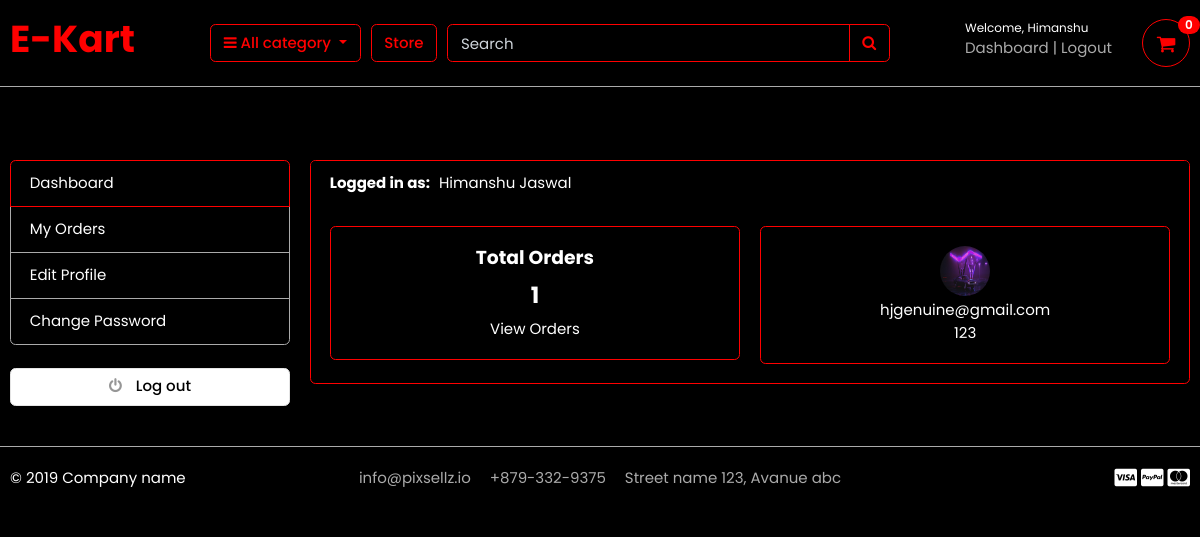
Screenshot of /accounts/dashboard/ (signed in) with the database file from the repository.
### accounts/models.py (models this page shows, shortened)
class Account(AbstractBaseUser):
    first_name = models.CharField(max_length=50)
    last_name = models.CharField(max_length=50)
    username = models.CharField(max_length=50, unique=True)
    email = models.EmailField(max_length=100, unique=True)
    phone_number = models.CharField(max_length=50)
    date_joined = models.DateTimeField(auto_now_add=True)
    last_login = models.DateTimeField(auto_now_add=True)
    is_admin = models.BooleanField(default=False)
    is_staff = models.BooleanField(default=False)
    is_active = models.BooleanField(default=False)
    is_superadmin = models.BooleanField(default=False)
    objects = MyAccountManager()
    USERNAME_FIELD = 'email'
    REQUIRED_FIELDS = ['first_name', 'last_name', 'username']

### accounts/views.py (the view)
# urls.py: path("dashboard/", views.dashboard, name="dashboard"),
@login_required(login_url = "account:login")
def dashboard(request):
    profile_pic = ""
    user_profile = UserProfile.objects.filter(user=request.user)
    if user_profile:
        user_profile = user_profile[0]
        if user_profile.profile_picture:
            profile_pic = user_profile.profile_picture.url
    order_cnt = Order.objects.filter(user=request.user, is_ordered=True).count()
    context = {"order_cnt": order_cnt, "profile_pic": profile_pic}
    return render(request, "accounts/dashboard.html", context)

### carts/context_processors.py (called while the page is built)
def get_items_count(request):
    if 'admin' in request.path:
        return {}
    cnt = 0
    try:
        cart = Cart.objects.get(cart_id=_cart_id(request))
        items = CartItem.objects.filter(cart=cart)
        for item in items:
            cnt += item.quantity
    except Cart.DoesNotExist:
        pass
    return {"items_count": cnt}

### carts/views.py (called while the page is built)
def _cart_id(request):
    cart = request.session.session_key
    if not cart:
        cart = request.session.create()
    return cart

### category/context_processors.py (called while the page is built)
def menu_links(request):
    return {"links": Category.objects.all()}

### category/models.py (called while the page is built)
    def get_url(self):
        return reverse("store:categorical_view", kwargs={"category_slug": self.slug})

    def __str__(self):
        return self.category_name

### templates/accounts/dashboard.html
{% extends 'base.html' %}
{% load static %}
{% block content %}
<section class="section-conten padding-y">
    <div class="container">
        <div class="row">
            {% include 'includes/dashboard_sidebar.html' %}
            <main class="col-md-9">
                <article class="card">
                    <header class="card-header" style="background-color: black">
                        <strong class="d-inline-block mr-3">Logged in as:</strong>
                        <span style="margin-left: -10px;">{{ user.first_name }} {{ user.last_name }}</span>
                    </header>
                    <div class="card-body">
                        <div class="row">
                            <div class="col-md-6">
                                <div class="card" style="text-align: center;">
                                    <div class="card-body">
                                        <h5 class="card-title">Total Orders</h5>
                                        <h4>{{ order_cnt }}</h4>
                                        <a href="{% url 'account:my_orders' %}">View Orders</a>
                                    </div>
                                </div>
                            </div>
                            <div class="col-md-6">
                                <div class="card" style="text-align: center;">
                                    <div class="card-body">
                                        <img src="{{ profile_pic }}" alt="" width="50" height="50" style="border-radius: 50%">
                                        <p class="mb-0 mt-1">{{ user.email }}</p>
                                        <p>{{ user.phone_number }}</p>
                                    </div>
                                </div>
                            </div>
                        </div>
                    </div>
</section>
{% endblock %}

### templates/includes/navbar.html (shortened to what this page needs)
{% load static %}
    <header class="section-header" id="header">
        <section class="header-main border-bottom">
            <div class="container">
        <div class="row align-items-center">
            <div class="col-lg-2 col-md-3 col-6">
                <a href="{% url 'homepage' %}" class="brand-wrap">
                    <h1 style="color: red">E-Kart</h1>
                </a>
            </div>
            <div class="col-lg col-sm col-md col-6 flex-grow-0">
                <div class="category-wrap dropdown d-inline-block float-right">
                    <button type="button" class="btn btn-outline-danger dropdown-toggle " data-toggle="dropdown">
                        <i class="fa fa-bars"></i> All category
                    </button>
                </div>
            </div>
            <a href="{% url 'store:store' %}" class="btn btn-outline-danger ">Store</a>
            <div class="col-lg  col-md-6 col-sm-12 col">
                <form action="{% url 'store:search' %}" class="search" method="get">
                    <div class="input-group w-100">
                        <input type="text" class="form-control input-text" style="width:60%; background: transparent; border: 1px solid red; color: white;" placeholder="Search" name="keyword">
                        <div class="input-group-append">
                          <button class="btn btn-outline-danger " type="submit">
                            <i class="fa fa-search"></i>
                          </button>
                        </div>
                    </div>
                </form>
            </div>
            <div class="col-lg-3 col-sm-6 col-8 order-2 order-lg-3">
                        <div class="d-flex justify-content-end mb-3 mb-lg-0">
                            {% if user.id is None %}
                            <div class="widget-header">
                                <small class="title text-white">Welcome guest!</small>
                                <div>
                                    <a href="{% url 'account:login' %}">Sign in</a> <span class="dark-transp"> | </span>
                                    <a href="{% url 'account:register' %}"> Register</a>
                                </div>
                            </div>
                            {% else %}
                            <div class="widget-header">
                                <small class="title text-white">Welcome, {{ user.first_name }}</small>
                                <div>
                                    <a href="{% url 'account:dashboard' %}">Dashboard</a>
                                    <span class="dark-transp"> | </span>
                                    <a href="{% url 'account:logout' %}">Logout</a>
                                </div>
                            </div>
                            {% endif %}
                            <a href="{% url 'cart:cart' %}" class="widget-header pl-3 ml-3">
                                <div class="icon icon-sm rounded-circle" id="cart" style="border: 1px solid red; color: red"><i class="fa fa-shopping-cart"></i></div>
                                <span class="badge badge-pill badge-danger notify" style="background: red">{{ items_count }}</span>
                            </a>
                        </div>
                    </div>
        </div>
            </div>
        </section>
    </header>

### static/css/ui.css (style rules this page uses)
html { font-size: 15px; }
body { background-color: black; }
button { outline: none!important; }
.icon-xs, .icon-sm, .icon-md, .icon-lg { display: inline-block; text-align: center; flex-shrink: 0; flex-grow: 0; }
.icon-sm { width: 48px; height: 48px; line-height: 48px !important; font-size: 20px; }
.padding-y { padding-top: 40px; padding-bottom: 40px; }
article:after, .form-group:after { display: block; clear: both; content: ""; }
#header { top: 0; left: 0; width: 100%; background: rgba(0, 0, 0, 0.5); box-shadow: 0 0 30px rgb(0 0 0 / 10%); backdrop-filter: blur(3px); position: fixed; z-index: 1; }
p:last-child { margin-bottom: 0; }
.header-main { position: relative; padding-top: 1rem; padding-bottom: 1rem; }
.widget-header { color: #aaaaaa; display: inline-block; vertical-align: middle; position: relative; }
.widget-header a { color: #aaaaaa; }
.widget-header i { color: aaaaaa; }
.widget-header .title { display: block; }
.widget-header .notify { position: absolute; top: -3px; right: -10px; }
.notify { position: absolute; top: -4px; right: -10px; display: inline-block; padding: 0.25em 0.6em; font-size: 12px; line-height: 1; text-align: center; border-radius: 3rem; color: #fff; background-color: #fa3434; }

### static/css/custom.css (style rules this page uses)
body { margin-top: 120px; }

### templates/base.html (style rules this page uses)
body { font-family: Poppins !important; }

### rows the page displays
Account: first_name "Himanshu", last_name "Jaswal", email "hjgenuine@gmail.com", phone_number "123"

### other values shown
{{ items_count }} "0"
{{ order_cnt }} "1"
